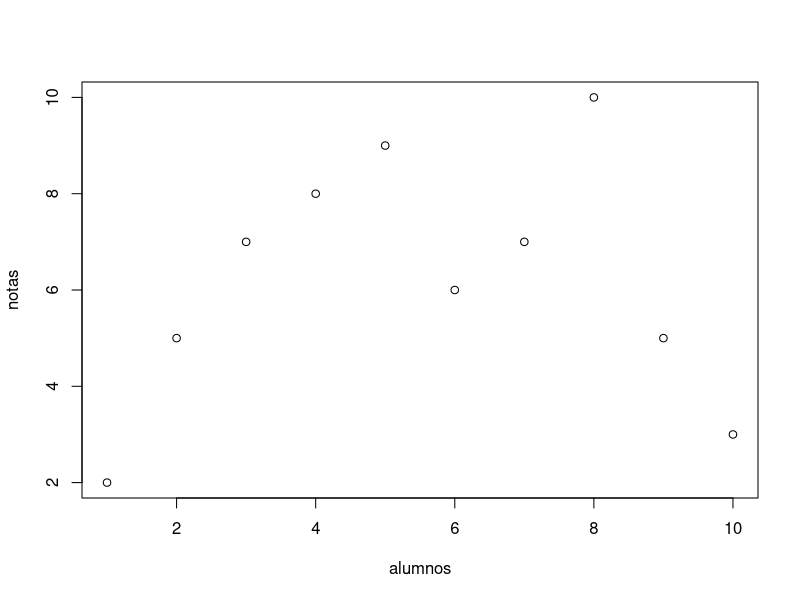
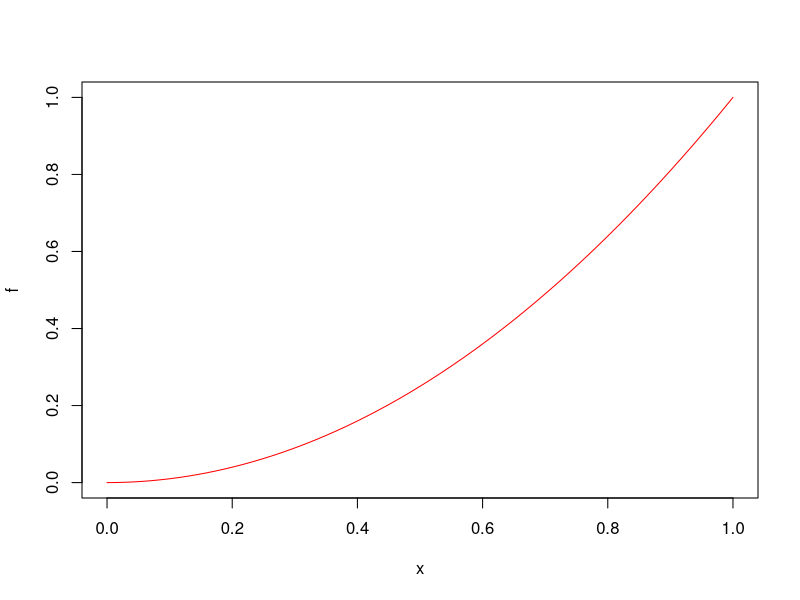
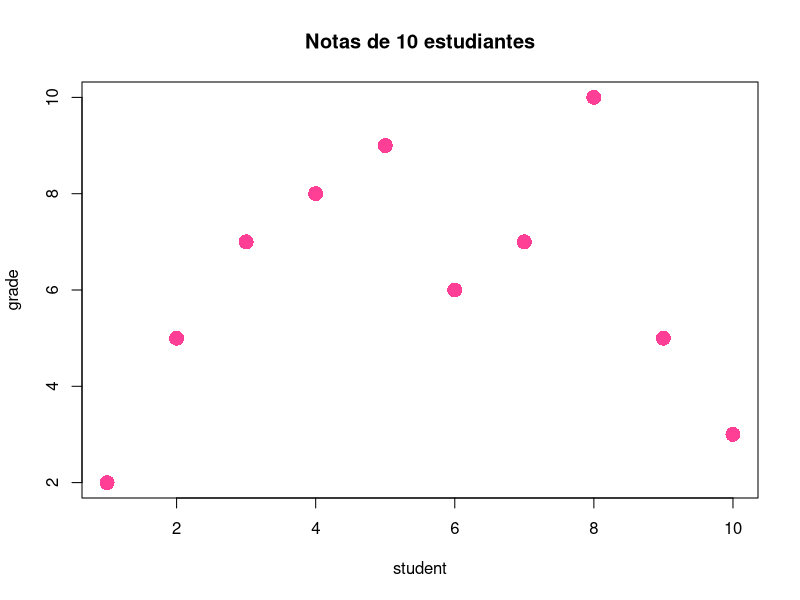
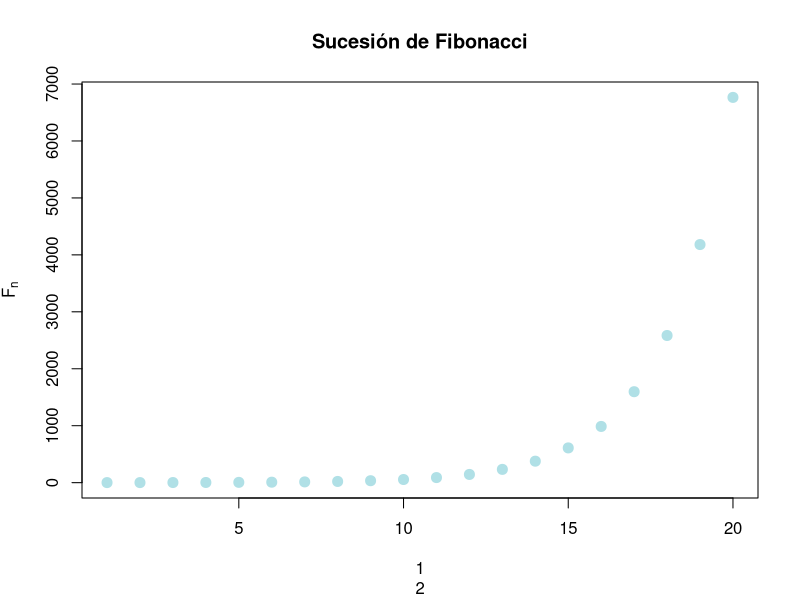
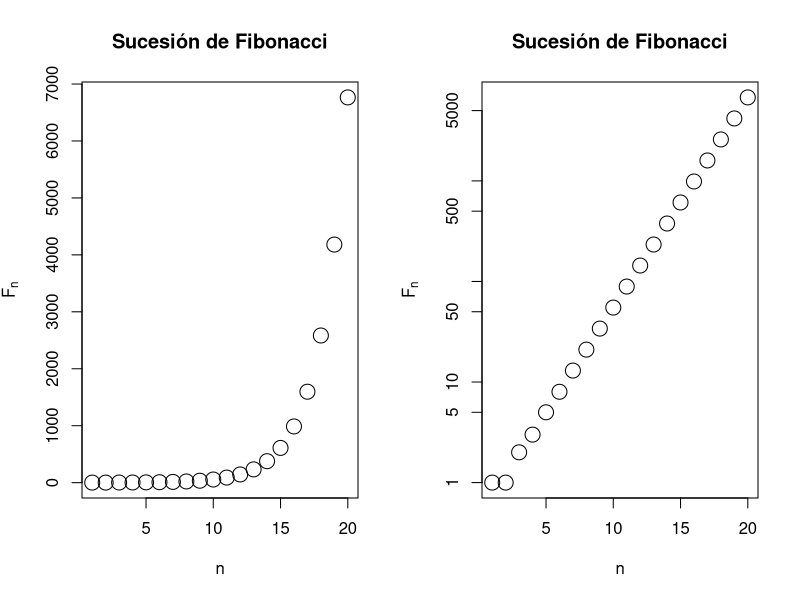
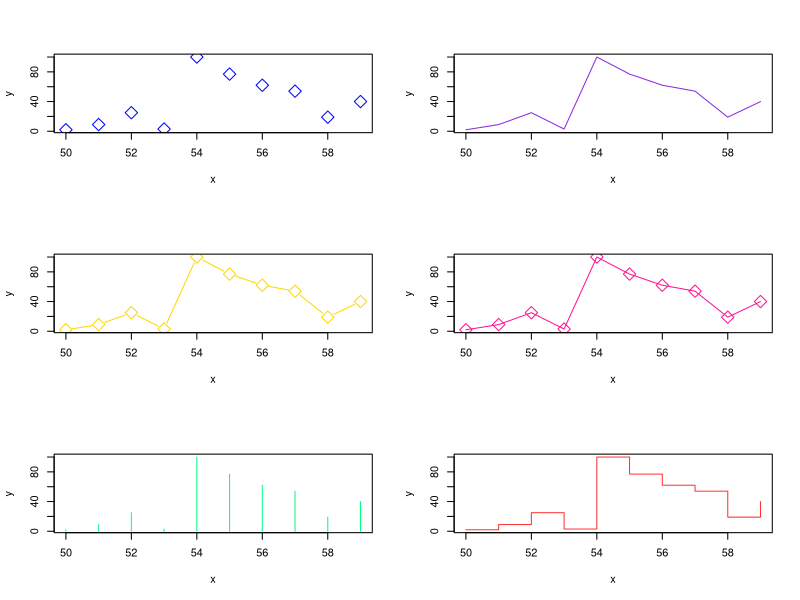
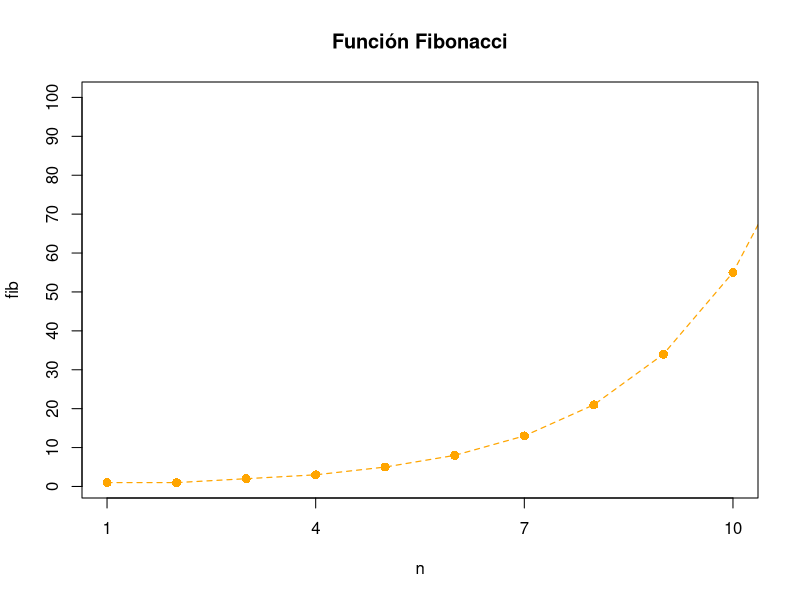
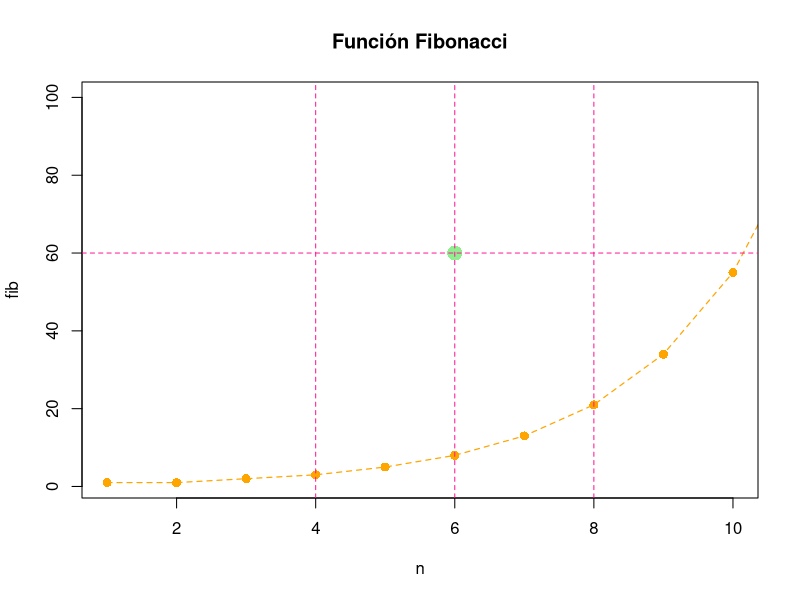

Reproduce these figures in R, in order.
## ---- chunk 1
knitr::opts_chunk$set(echo = TRUE)
## ---- chunk 2
x = 1
alumnos = 1:10
notas = c(2,5,7,8,9,6,7,10,5,3)
plot(alumnos, notas)
## ---- chunk 3
f <- function(x){x^2}

plot(f,col="red")
## ---- chunk 4

plot(alumnos,notas,main= "Notas de 10 estudiantes",xlab = "student",ylab = "grade",col = "violetred1",pch= 16,cex = 2)
## ---- chunk 5
n = 1:20
fib = (1/sqrt(5))*((1+sqrt(5))/2)^n - (1/sqrt(5))*((1-sqrt(5))/2)^n
fib

plot(fib,xlab = n,ylab = expression(F[n]),main = "Sucesión de Fibonacci",pch = 20,col="powderblue",cex=2)
## ---- chunk 6
par(mfrow=c(1,2))
plot(fib,xlab = "n",ylab = expression(F[n]),main = "Sucesión de Fibonacci",cex=2)

plot(fib,xlab = "n",ylab = expression(F[n]),main = "Sucesión de Fibonacci",cex=2,log="y")
par(mfrow=c(1,1)) #Devolvemos la disposición original
## ---- chunk 7
par(mfrow = c(3,2))
x = c(50:59)
y = c(2,9,25,3,100,77,62,54,19,40)
plot(x,y, pch = 23, cex = 2, col = "blue", type = "p")
plot(x,y, pch = 23, cex = 2, col = "blueviolet", type = "l")
plot(x,y, pch = 23, cex = 2, col = "gold", type = "b")
plot(x,y, pch = 23, cex = 2, col = "deeppink", type = "o")
plot(x,y, pch = 23, cex = 2, col = "springgreen", type = "h")
plot(x,y, pch = 23, cex = 2, col = "firebrick1", type = "s")

par(mfrow = c(1,1))
## ---- chunk 8

plot(n,fib,main="Función Fibonacci",type = "o",cex=1.2,pch=16,
     col = 'orange',lty="dashed",lwd = 1.2,xlim = c(1,10),ylim =c(1,100),
     xaxp = c(1,10,3),yaxp = c(0,100,10))

## ---- chunk 9

plot(n,fib,main="Función Fibonacci",type = "o",cex=1.2,pch=16,
     col = 'orange',lty="dashed",lwd = 1.2,xlim=c(1,10),ylim=c(1,100))

points(6,60,col= "lightgreen",cex=2, pch = 16) #añadimos un punt(6,60)
abline(h=60,v = c(4,6,8),lty=2,col="deeppink") #añadimos rectas

## ---- chunk 10

f <- function(x){x^2}

plot(f, xlim = c(-3,3), main = "Función parábola",
     xlab = "x",ylab =expression(x^2), col = "red",lwd=2)
abline(h = 0:9, v= -3:3, col = "lightgrey",lty=2)

## ---- chunk 11


plot(tan, xlim = c(-pi,pi), ylim = c(-4,4), main = "Función parábola",
     xlab = "x",ylab =expression(tan(x)),col = "lightgreen",lwd=2)
abline(v = c(-pi/2,pi/2),col = "red")

## ---- chunk 12
f <- function(x){x^2}

plot(f,xlim = c(-3,3),col="red")
lines(-3:3,f(-3:3),col = "lightgreen")
curve(x^3,lty = 2,lw = 2, col = "magenta",add = TRUE)

legend("center",legend = c("x^2","x^2","x^3"), col = c("red","lightgreen","magenta"),
       lty = c("solid","solid","dashed"))
## ---- chunk 13
plot(f,xlim = c(-3,3),lwd = 2,col = "salmon1",main = "Gráfico función parábola",xlab = "x",
     ylab = expression(x^2))
abline(h = 0:9, v = 0, col = "lightgrey", lty = "dotted" )
points(x = -3:3,y=f(-3:3), col = "lightblue",cex = 1.5,pch=16)

secu = seq(-3,3,0.2)
lines(secu,f(secu),col = "navy",lty = "dotted",lwd = 2) #curva

curve(sin(x),col = "lightgreen",add = TRUE)

legend("center",col = c("salmon1","lightblue","navy","lightgreen"),
       legend = c("f(x) = x^2","puntos", "Linea poligonal", "sen(x)"),
       lty = c("solid","dotted","dotted","solid"),
       lwd = 3, bty = "l"
       )
## ---- chunk 14
x = seq(0,2*pi,0.1)
plot(x,sin(x),type="l",col="blue",lwd=3, xlab="", ylab="")
lines(x,cos(x),col="green",lwd=3)
lines(x, tan(x), col="purple",lwd=3)

legend("bottomleft",col = c("blue","green","purple"),
       legend = c("sen(x)","cos(x)","tan(x)"),bty = "l",lwd = 3)


## ---- chunk 15
x = c(5*(1:10))
plot(x,c(exp(-x)+(-1)^x*x/2*sin(x)^2), xlab = "", ylab = "", 
     main = "Grafico con varios elementos")
segments(10,0,40,0, col = "red", lwd = 4)
arrows(10,0,40,-10, col = " blue", length = 0.5, angle = 5, code = 3)
symbols(40,0,stars = cbind(1,.5,1,.5,1,.5,1,.5,1,.5), add = TRUE, lwd = 3, inches = 0.5)
symbols(40,0,stars = cbind(1,0.7,1,0.7,1,0.7,1,0.5,1,0.7), add = TRUE, lwd = 3)
polygon(c(20,30,40),c(10,-10,10), col = "gold", density = 3, angle = 90, lty = 1, 
        lwd = 5)
